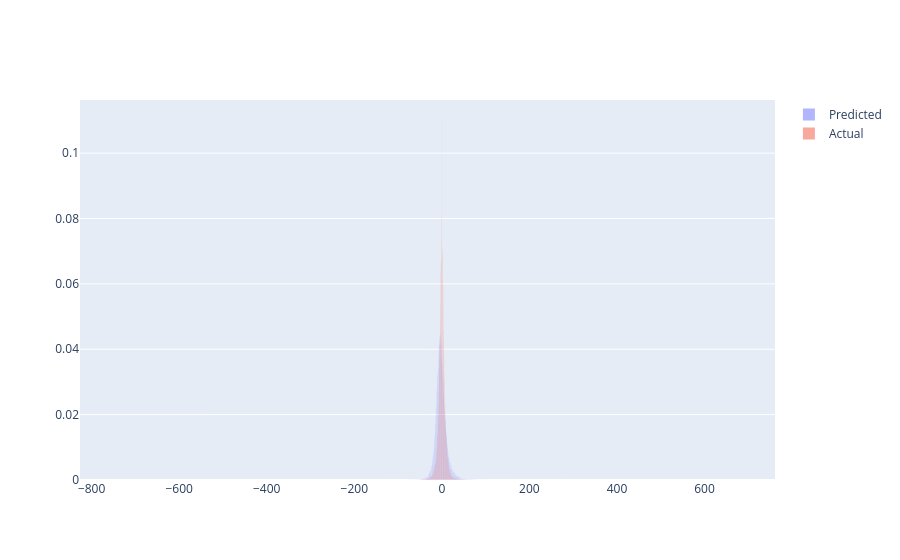

Notebook cell for this chart:
### Code cell
returns_fig = go.Figure()
returns_fig.add_trace(go.Histogram(x = mean, histnorm = 'probability density', name = 'Predicted', opacity = 0.5))
returns_fig.add_trace(go.Histogram(x = y_pd.cpu().detach().numpy(), histnorm = 'probability density', name = 'Actual', opacity = 0.5))

### Figure 1 — Plotly figure (JSON) as saved in the notebook; plotly's stock layout.template omitted (floating-point values rounded to 4 significant figures; data arrays with more than 128 entries replaced by an {"elided": "..."} marker saying what was removed)
{"data": [{"histnorm": "probability density", "name": "Predicted", "opacity": 0.5, "type": "histogram", "x": {"elided": "60000 float values"}}, {"histnorm": "probability density", "name": "Actual", "opacity": 0.5, "type": "histogram", "x": {"elided": "60000 float values"}}], "layout": {}}
